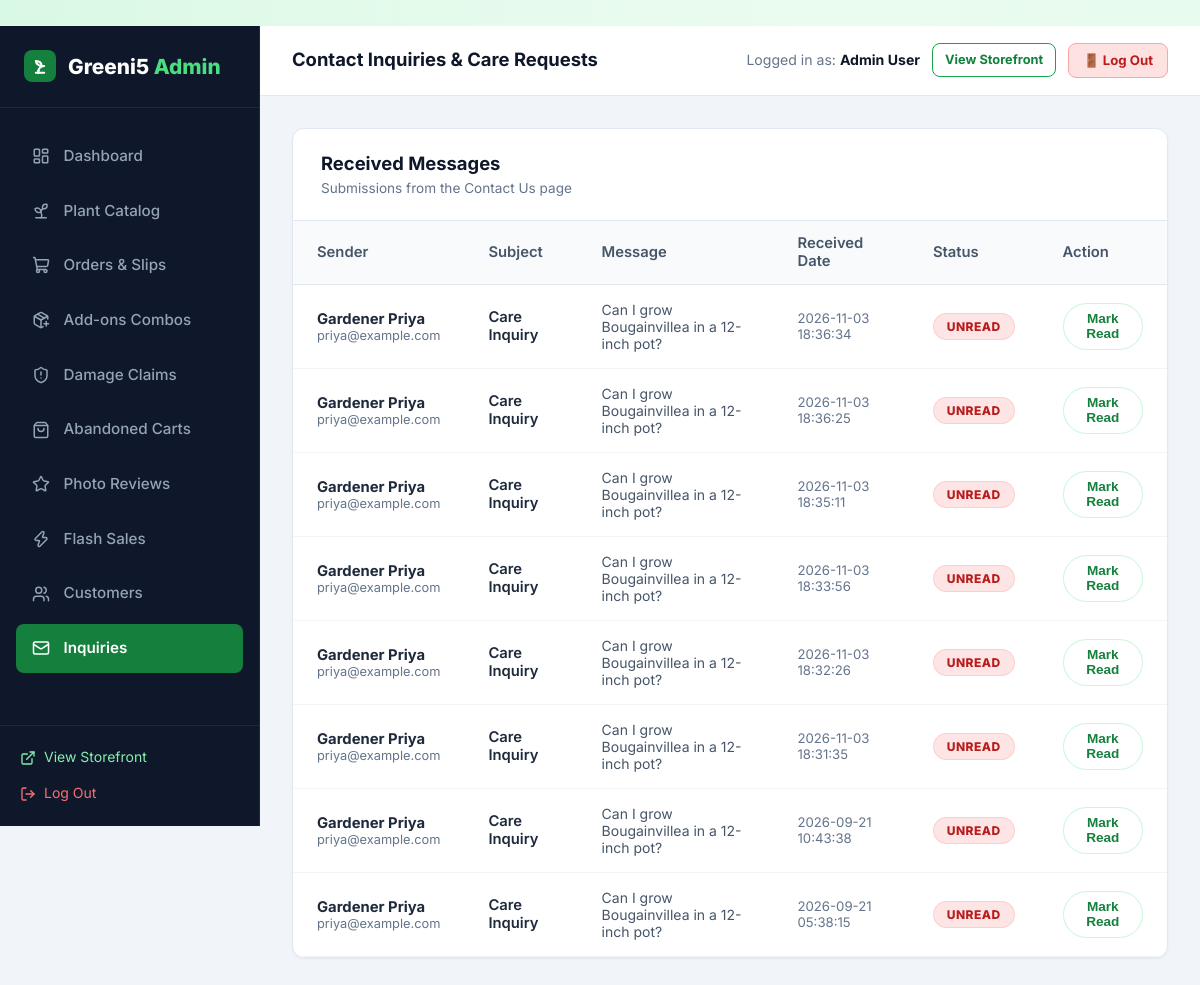
The app's page /admin/messages (signed in), older data.
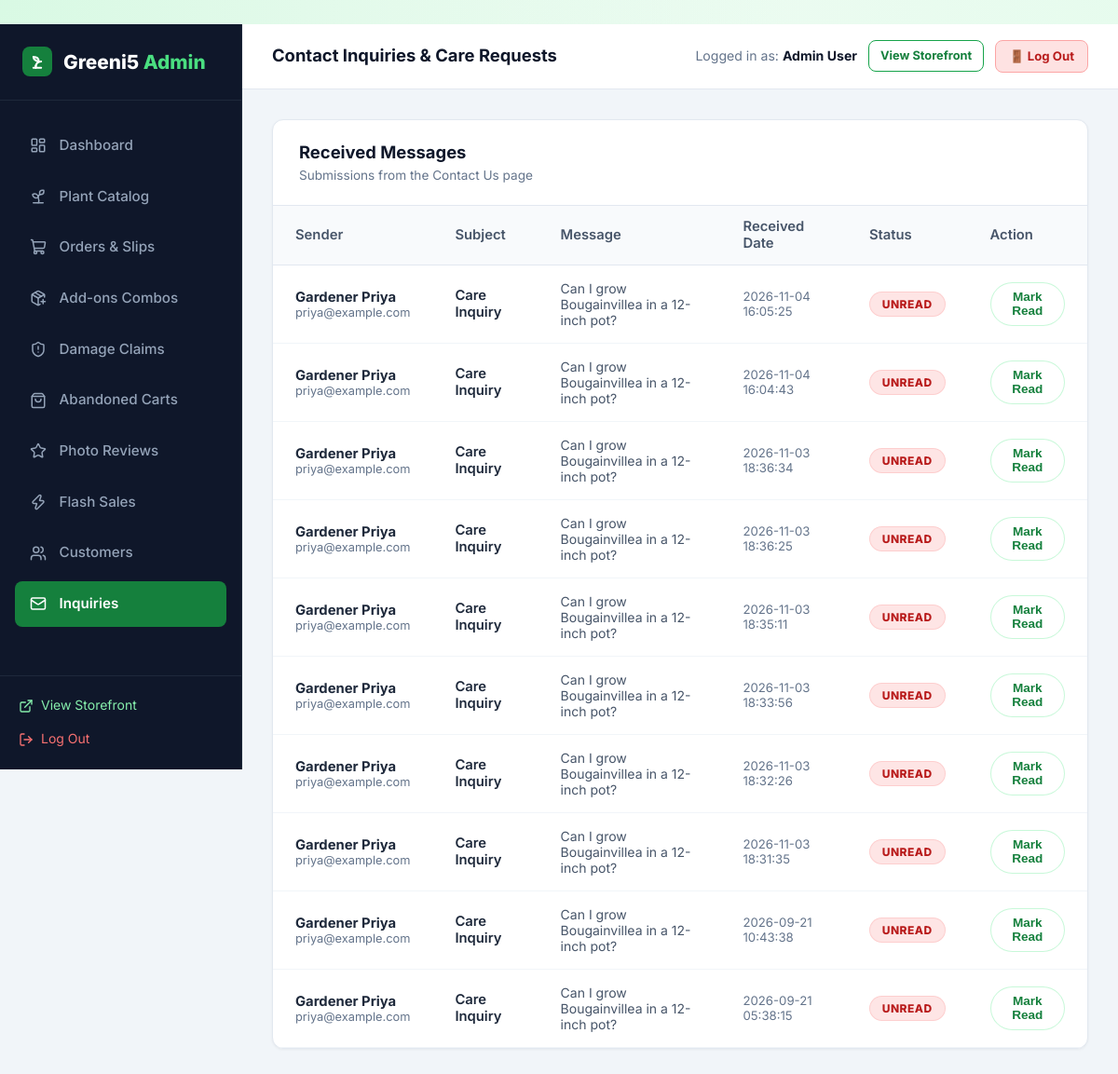
The same page, newer data.
### tables this page shows
CREATE TABLE users (
    id INTEGER PRIMARY KEY AUTOINCREMENT,
    name TEXT NOT NULL,
    email TEXT UNIQUE NOT NULL,
    password_hash TEXT NOT NULL,
    role TEXT NOT NULL DEFAULT 'customer',
    phone TEXT,
    created_at TIMESTAMP DEFAULT CURRENT_TIMESTAMP
);

CREATE TABLE contact_messages (
    id INTEGER PRIMARY KEY AUTOINCREMENT,
    name TEXT NOT NULL,
    email TEXT NOT NULL,
    subject TEXT NOT NULL,
    message TEXT NOT NULL,
    is_read INTEGER DEFAULT 0,
    created_at TIMESTAMP DEFAULT CURRENT_TIMESTAMP
);

### app.py (the view)
@app.route('/admin/messages')
@admin_required
def admin_messages():
    messages = query_db('SELECT * FROM contact_messages ORDER BY created_at DESC')
    return render_template('admin/messages.html', messages=messages)

### app.py (called while the page is built)
@app.after_request
def add_cache_control_headers(response):
    if response.content_type and 'text/html' in response.content_type:
        response.headers['Cache-Control'] = 'no-cache, no-store, must-revalidate, max-age=0'
        response.headers['Pragma'] = 'no-cache'
        response.headers['Expires'] = '0'
    return response

def admin_required(f):
    @wraps(f)
    def decorated_function(*args, **kwargs):
        if 'user_id' not in session:
            flash('Admin authentication required.', 'warning')
            return redirect(url_for('login', next=request.full_path.rstrip('?')))
        user = query_db('SELECT role FROM users WHERE id = ?', (session['user_id'],), one=True)
        if not user or user['role'] != 'admin':
            flash('Access denied. Administrator privileges required.', 'danger')
            return redirect(url_for('index'))
        return f(*args, **kwargs)
    return decorated_function

### database.py (called while the page is built)
def get_db():
    db = getattr(g, '_database', None)
    if db is None:
        db = g._database = sqlite3.connect(DATABASE)
        db.row_factory = sqlite3.Row
        db.execute('PRAGMA foreign_keys = ON;')
    return db

def query_db(query, args=(), one=False):
    cur = get_db().execute(query, args)
    rv = cur.fetchall()
    cur.close()
    return (rv[0] if rv else None) if one else rv

### templates/admin/messages.html (shortened to what this page needs)
﻿{% extends "admin/base_admin.html" %}
{% block page_title %}Contact Inquiries & Care Requests{% endblock %}
{% block admin_content %}
<div class="admin-card">
  <div class="admin-card-header">
    <div>
      <h3>Received Messages</h3>
      <p style="font-size: 0.85rem; color: #64748b;">Submissions from the Contact Us page</p>
    </div>
  </div>
  <div class="table-responsive">
    <table class="admin-table">
      <thead>
        <tr>
          <th>Sender</th>
          <th>Subject</th>
          <th>Message</th>
          <th>Received Date</th>
          <th>Status</th>
          <th>Action</th>
        </tr>
      </thead>
      <tbody>
        {% if messages %}
          {% for msg in messages %}
            <tr>
              <td>
                <div style="font-weight: 700;">{{ msg.name }}</div>
                <div style="font-size: 0.8rem; color: #64748b;">{{ msg.email }}</div>
              </td>
              <td style="font-weight: 600;">{{ msg.subject }}</td>
              <td style="max-width: 320px; font-size: 0.875rem; color: #475569;">{{ msg.message }}</td>
              <td style="font-size: 0.825rem; color: #64748b;">{{ msg.created_at }}</td>
              <td>
                {% if msg.is_read %}
                  <span class="badge badge-stock-in">Read</span>
                {% else %}
                  <span class="badge badge-discount">Unread</span>
                {% endif %}
              </td>
              <td>
                {% if not msg.is_read %}
                  <form action="{{ url_for('admin_message_mark_read', msg_id=msg.id) }}" method="POST">
                    <button type="submit" class="btn btn-secondary btn-sm">Mark Read</button>
                  </form>
                {% else %}
                  <span style="font-size: 0.8rem; color: #94a3b8;">✓ Closed</span>
                {% endif %}
              </td>
            </tr>
          {% endfor %}
        {% else %}
          <tr>
            <td colspan="6" style="text-align: center; padding: 3rem; color: #64748b;">
              No contact messages received yet.
            </td>
          </tr>
        {% endif %}
      </tbody>
    </table>
  </div>
</div>
{% endblock %}

### templates/admin/base_admin.html (shortened to what this page needs)
<!DOCTYPE html>
<html lang="en">
<head>
  <link rel="stylesheet" href="{{ url_for('static', filename='css/style.css') }}?v={{ asset_version }}">
  <link rel="stylesheet" href="{{ url_for('static', filename='css/admin.css') }}?v={{ asset_version }}">
</head>
<body>
<div class="admin-layout">
  <aside class="admin-sidebar">
    <div class="admin-brand">
      <div class="leaf-icon" style="width: 32px; height: 32px; background: #15803d; border-radius: 8px; display: flex; align-items: center; justify-content: center; color: white;">
        <svg width="20" height="20" viewBox="0 0 24 24" fill="none" stroke="#ffffff" stroke-width="2.4" stroke-linecap="round" stroke-linejoin="round">
          <path d="M7 20h10"/>
          <path d="M10 20c0-4.4 2-8 7-8"/>
          <path d="M14 12c-3.5 0-6.5-2.5-7-6 4 0 7 2 7 6Z" fill="rgba(255,255,255,0.25)"/>
          <path d="M10 20v-3"/>
        </svg>
      </div>
      <div>Greeni5 <span>Admin</span></div>
    </div>
    <ul class="admin-nav">
      <li>
        <a href="{{ url_for('admin_dashboard') }}" class="{{ 'active' if request.endpoint == 'admin_dashboard' else '' }}">
          <i data-lucide="layout-dashboard" style="width: 18px;"></i> Dashboard
        </a>
      </li>
      <li>
        <a href="{{ url_for('admin_plants') }}" class="{{ 'active' if request.endpoint in ['admin_plants', 'admin_plant_add', 'admin_plant_edit'] else '' }}">
          <i data-lucide="sprout" style="width: 18px;"></i> Plant Catalog
        </a>
      </li>
      <li>
        <a href="{{ url_for('admin_orders') }}" class="{{ 'active' if request.endpoint == 'admin_orders' else '' }}">
          <i data-lucide="shopping-cart" style="width: 18px;"></i> Orders & Slips
        </a>
      </li>
      <li>
        <a href="{{ url_for('admin_addons') }}" class="{{ 'active' if request.endpoint == 'admin_addons' else '' }}">
          <i data-lucide="package-plus" style="width: 18px;"></i> Add-ons Combos
        </a>
      </li>
      <li>
        <a href="{{ url_for('admin_replacements') }}" class="{{ 'active' if request.endpoint == 'admin_replacements' else '' }}">
          <i data-lucide="shield-alert" style="width: 18px;"></i> Damage Claims
        </a>
      </li>
      <li>
        <a href="{{ url_for('admin_abandoned_carts') }}" class="{{ 'active' if request.endpoint == 'admin_abandoned_carts' else '' }}">
          <i data-lucide="shopping-bag" style="width: 18px;"></i> Abandoned Carts
        </a>
      </li>
      <li>
        <a href="{{ url_for('admin_reviews') }}" class="{{ 'active' if request.endpoint == 'admin_reviews' else '' }}">
          <i data-lucide="star" style="width: 18px;"></i> Photo Reviews
        </a>
      </li>
      <li>
        <a href="{{ url_for('admin_promotions') }}" class="{{ 'active' if request.endpoint == 'admin_promotions' else '' }}">
          <i data-lucide="zap" style="width: 18px;"></i> Flash Sales
        </a>
      </li>
      <li>
        <a href="{{ url_for('admin_customers') }}" class="{{ 'active' if request.endpoint == 'admin_customers' else '' }}">
          <i data-lucide="users" style="width: 18px;"></i> Customers
        </a>
      </li>
      <li>
        <a href="{{ url_for('admin_messages') }}" class="{{ 'active' if request.endpoint == 'admin_messages' else '' }}">
          <i data-lucide="mail" style="width: 18px;"></i> Inquiries
        </a>
      </li>
    </ul>
    <div class="admin-sidebar-footer">
      <a href="{{ url_for('index') }}" style="display: flex; align-items: center; gap: 0.5rem; color: #86efac; font-size: 0.875rem; margin-bottom: 0.75rem;">
        <i data-lucide="external-link" style="width: 16px;"></i> View Storefront
      </a>
      <a href="{{ url_for('logout') }}" style="display: flex; align-items: center; gap: 0.5rem; color: #f87171; font-size: 0.875rem;">
        <i data-lucide="log-out" style="width: 16px;"></i> Log Out
      </a>
    </div>
  </aside>
  <div class="admin-main">
    <header class="admin-topbar">
      <div style="font-weight: 700; font-size: 1.15rem; color: #0f172a;">
        {% block page_title %}Overview Dashboard{% endblock %}
      </div>
      <div style="display: flex; align-items: center; gap: 0.75rem;">
        <span style="font-size: 0.88rem; color: #64748b;">Logged in as: <strong style="color: #0f172a;">{{ current_user.name }}</strong></span>
        <a href="{{ url_for('index') }}" class="btn btn-outline btn-sm" style="font-size: 0.8rem; padding: 6px 12px; border-radius: 8px;">
          View Storefront
        </a>
        <a href="{{ url_for('logout') }}" class="btn btn-sm" style="background: #fee2e2; color: #b91c1c; border: 1.5px solid #fca5a5; font-size: 0.825rem; padding: 6px 14px; border-radius: 8px; font-weight: 700; text-decoration: none;">
          🚪 Log Out
        </a>
      </div>
    </header>
    <main class="admin-content">
      {% block admin_content %}{% endblock %}
    </main>
  </div>
</div>
</body>
</html>

### static/css/style.css (style rules this page uses)
:root { --primary: #16a34a; --primary-hover: #15803d; --primary-glow: rgba(34, 197, 94, 0.4); --primary-light: rgba(220, 252, 231, 0.7); --primary-border: rgba(187, 247, 208, 0.8); --accent: #f59e0b; --text-main: #0e331c; --text-muted: #3d5e49; --text-light: #73947f; --glass-bg: rgba(255, 255, 255, 0.75); --glass-bg-hover: rgba(255, 255, 255, 0.9); --glass-bg-subtle: rgba(240, 253, 244, 0.65); --glass-border: rgba(255, 255, 255, 0.85); --glass-border-green: rgba(134, 239, 172, 0.5); --glass-shadow: 0 10px 30px 0 rgba(22, 101, 52, 0.07), inset 0 1px 1px 0 rgba(255, 255, 255, 0.9); --glass-shadow-hover: 0 18px 40px 0 rgba(22, 163, 74, 0.16), inset 0 1px 2px 0 rgba(255, 255, 255, 1); --glass-blur: blur(16px); --radius-sm: 10px; --radius: 16px; --radius-lg: 24px; --radius-full: 9999px; --transition: all 0.3s cubic-bezier(0.16, 1, 0.3, 1); }
*, *::before, *::after { box-sizing: border-box; margin: 0; padding: 0; }
body { font-family: 'Inter', system-ui, -apple-system, BlinkMacSystemFont, "Segoe UI", Roboto, sans-serif; background-color: #f1fbf4; background-image: radial-gradient(at 0% 0%, rgba(187, 247, 208, 0.45) 0px, transparent 50%), radial-gradient(at 100% 0%, rgba(220, 252, 231, 0.5) 0px, transparent 50%), radial-gradient(at 50% 50%, rgba(240, 253, 244, 0.6) 0px, transparent 60%), radial-gradient(at 100% 100%, rgba(187, 247, 208, 0.4) 0px, transparent 50%); background-attachment: fixed; color: var(--text-main); line-height: 1.6; min-height: 100vh; display: flex; flex-direction: column; }
a { color: inherit; text-decoration: none; transition: var(--transition); }
.btn { display: inline-flex; align-items: center; justify-content: center; gap: 0.5rem; padding: 0.72rem 1.6rem; border-radius: var(--radius-full); font-weight: 700; font-size: 0.95rem; border: 1px solid transparent; cursor: pointer; position: relative; overflow: hidden; transition: var(--transition); }
.btn-outline { background: rgba(255, 255, 255, 0.7); backdrop-filter: blur(8px); border: 1.5px solid var(--primary); color: #15803d; box-shadow: var(--shadow-sm); }
.btn-secondary { background: rgba(255, 255, 255, 0.85); backdrop-filter: blur(8px); color: #15803d; border: 1.5px solid var(--primary-border); box-shadow: var(--shadow-sm); }
.btn-sm { padding: 0.45rem 1.05rem; font-size: 0.85rem; }
.badge { display: inline-flex; align-items: center; gap: 0.25rem; padding: 0.3rem 0.8rem; border-radius: var(--radius-full); font-size: 0.75rem; font-weight: 800; text-transform: uppercase; letter-spacing: 0.5px; backdrop-filter: blur(8px); }
.badge-discount { background: rgba(254, 226, 226, 0.88); color: #b91c1c; border: 1px solid rgba(254, 202, 202, 0.8); }

Row changes from the older to the newer data that the page shows:
added contact_messages: name "Gardener Priya", email "priya@example.com", subject "Care Inquiry", message "Can I grow Bougainvillea in a 12-inch pot?", created_at "2026-11-04 16:05:25", is_read "UNREAD"
added contact_messages: name "Gardener Priya", email "priya@example.com", subject "Care Inquiry", message "Can I grow Bougainvillea in a 12-inch pot?", created_at "2026-11-04 16:04:43", is_read "UNREAD"
